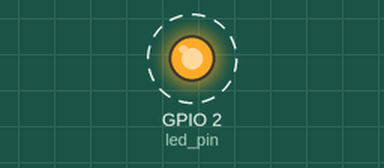
The program below on a simulated ESP32 board running MicroPython. On the bench: output pins drawn as LEDs (lit = HIGH). Dashed ring = blinking.

Above: at 0.2 s.
Timing chart, 0 to 3.0 s (numbered marks = the images above):
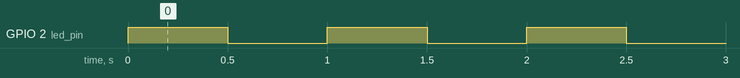

The program:

LedDelModuloEsp32.py
```python
#Link: https://wokwi.com/projects/375402504301493249

from machine import Pin
from utime import sleep_ms

ON_BOARD_PIN = 2
led_pin = Pin(ON_BOARD_PIN, Pin.OUT)

while True:
    led_pin.value(not led_pin.value())
    sleep_ms(500)
```

Measured:
- by itself, GPIO 2 (led_pin): alternates HIGH for 0.50 s and LOW for 0.50 s
